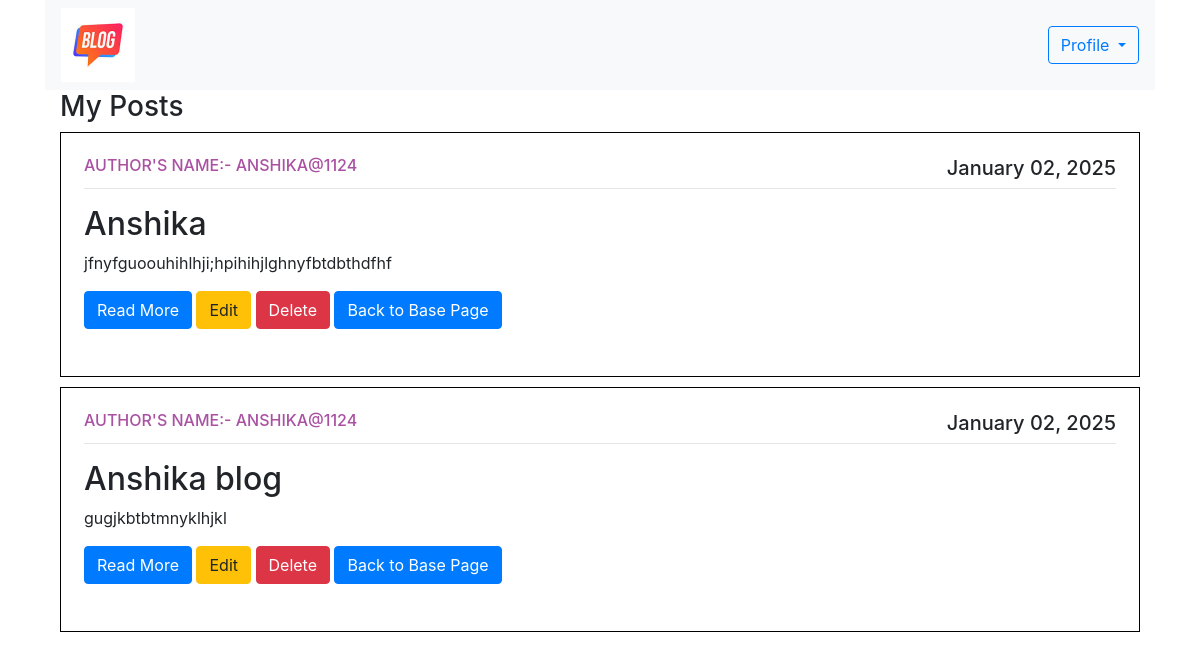
The page /mypost/ (signed in) on the database its author committed.
### blogapp/models.py (models this page shows, shortened)
class Post(models.Model):
    title = models.CharField(max_length=100)
    content = models.TextField()
    date_posted = models.DateTimeField(default=timezone.now)
    author = models.ForeignKey(User, on_delete=models.CASCADE)

### blogapp/views.py (the view)
# urls.py: path('mypost/', views.myPost, name='my-post'),
def myPost(request):
    posts = Post.objects.filter(author=request.user)
    return render(request, 'mypost.html', {'posts': posts})

### blogapp/templates/mypost.html (shortened to what this page needs)
{% extends 'home.html' %}
{% block content %}
{% load static %}
<div class="container ">
<nav class="navbar navbar-expand-lg navbar-light bg-light w-100">
	<div class="collapse navbar-collapse" id="navbarSupportedContent">
		<ul class="navbar-nav mr-auto ">
			<li><a href="/base"><img class="w-50 " src="{%static 'logo.jpeg'%}" alt=""></a></li>
		</ul>
		<form class="form-inline my-2 my-lg-0">
			<div class="dropdown">
				<button class="btn btn-outline-primary dropdown-toggle" type="button" id="dropdownMenuButton"
					data-toggle="dropdown" aria-haspopup="true" aria-expanded="false">
					Profile
				</button>
			</div>
		</form>
	</div>
</nav>
<div class="container custom-container" style="max-width: 1350px; ">
	<h3>My Posts </h3>
	{% for post in posts %}
<article class="media content-section">
	<div class="media-body" style="border: 1px solid black; padding: 23px; margin-bottom: 10px;">
		<div class="article-metadata">
<h6 class="text-uppercase" style="text-align:left;float:left; color: #aa51a3;">Author's Name:-  {{ post.author }}</h6>
			<h5 style="text-align:right;float:right;">{{ post.date_posted|date:"F d, Y" }}</h5>
			<hr style="clear:both;" />
		</div>
		<h2>{{ post.title }}</h2>
		<p class="article-content">{{ post.content|truncatewords:20 }}</p>
		<a href="{% url 'mypost_detail' post.pk %}" class="btn btn-primary">Read More</a>
		<a href="{% url 'edit_post' post.pk %}" class="btn btn-warning">Edit</a>
		<a href="{% url 'delete_post' post.pk %}" class="btn btn-danger">Delete</a>
		<a href="{% url 'base' %}" class="btn btn-primary">Back to Base Page</a>
		<br><br>
	</div>
</article>
{% endfor %}
</div>
{% endblock %}

### blogapp/templates/home.html (style rules this page uses)
.custom-container { max-width: 1450px; }

### rows shown on the page
Post: author "ANSHIKA@1124", date_posted "January 02, 2025", title "Anshika", content "jfnyfguoouhihlhji;hpihihjlghnyfbtdbthdfhf"
Post: author "ANSHIKA@1124", date_posted "January 02, 2025", title "Anshika blog", content "gugjkbtbtmnyklhjkl"
